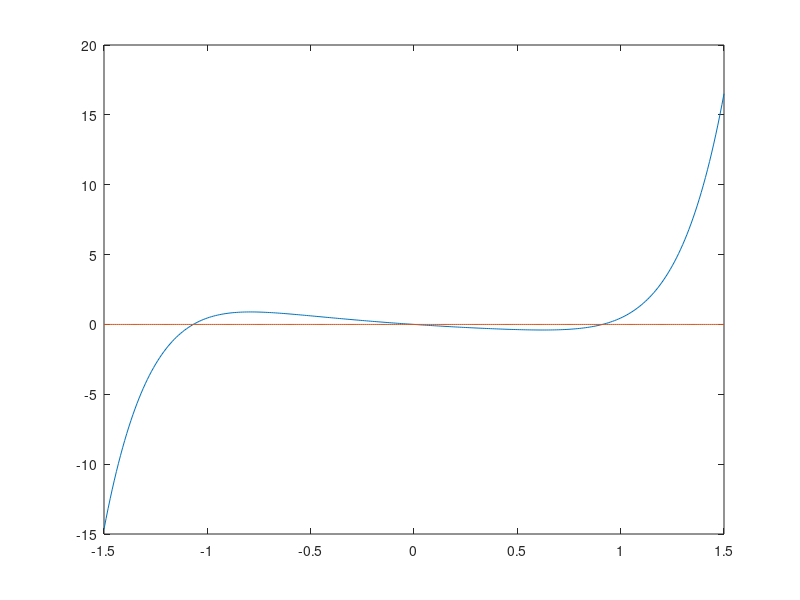
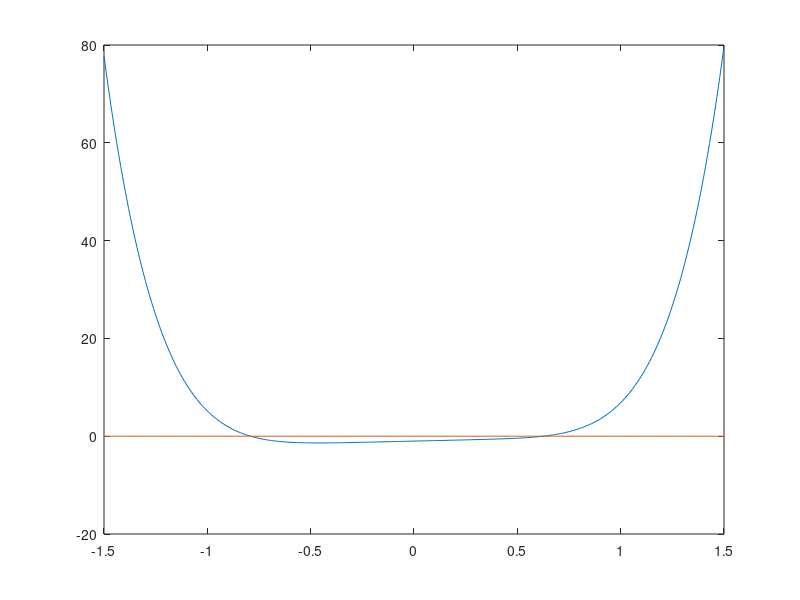
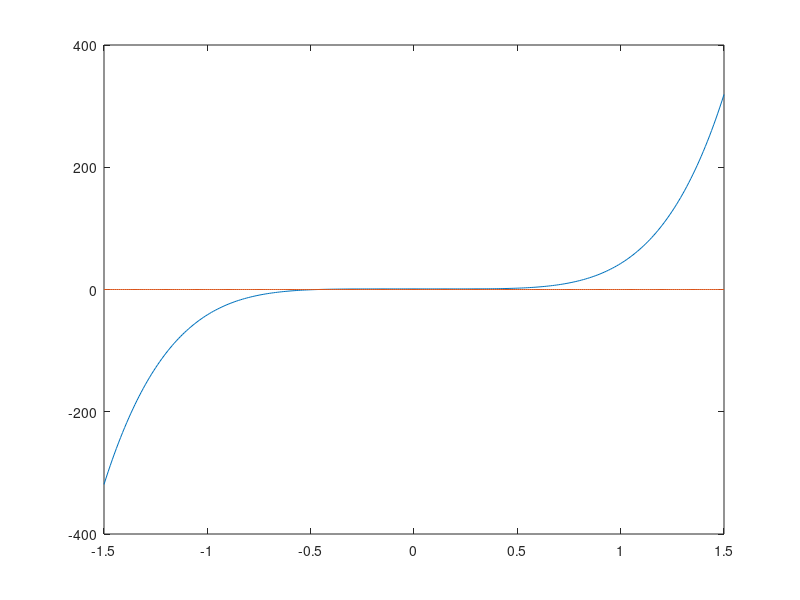

Reproduce these figures in MATLAB, in order.
clear all

clf

clc

f = @(x) x.^7 - x - cos(x) + 1

df = @(x) 7 * x.^6 -1 + sin(x)

d2f = @(x) 42 * x.^5 + cos(x)

ejex = @(x) 0 * x;

tolerancia = 10 ^ -5

I = [-1.5:0.01:1.5];

%subplot(3, 1, 1)
%figure
plot(I, f(I), I, ejex(I))

%subplot(3, 1, 2)
figure
plot(I, df(I), I, ejex(I))

%subplot(3, 1, 3)
figure
plot(I, d2f(I), I, ejex(I))


%x01 = 1;
%[x, niter] = puntofijo2(df, x01, tolerancia, maxIter)